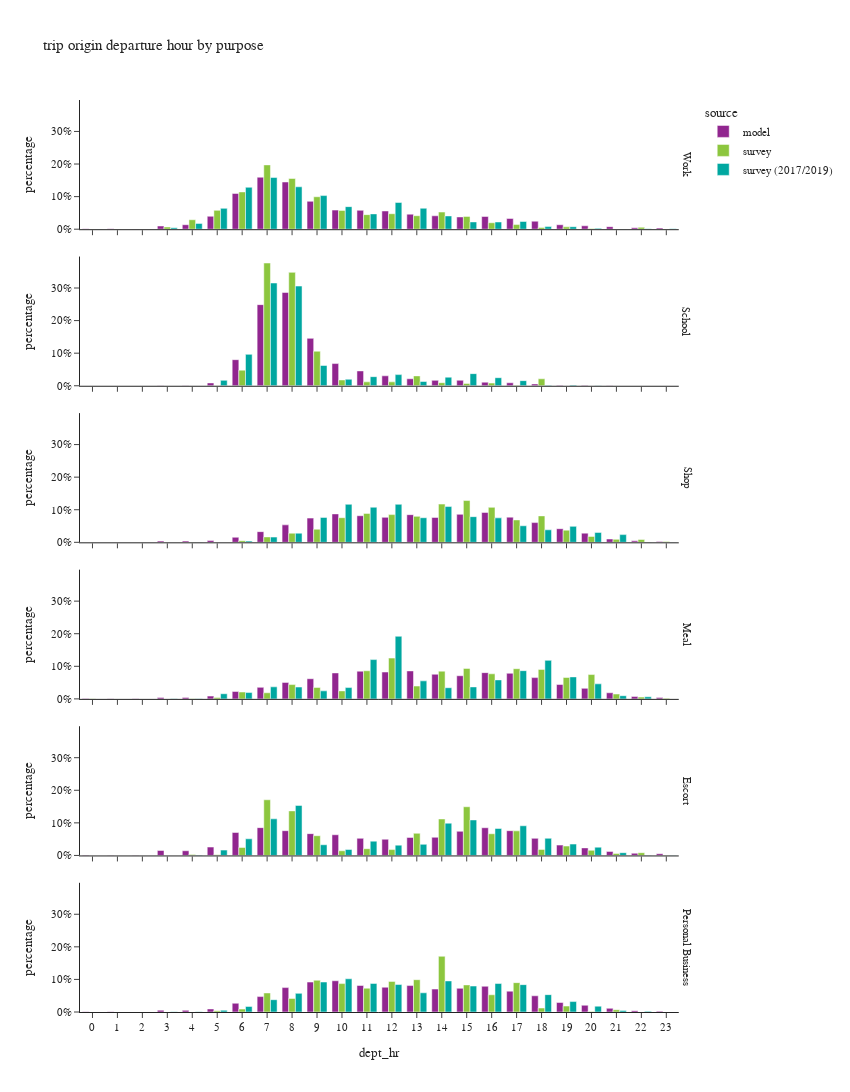

The notebook cell this image was saved under:
### Code cell
df_plot = df_trip.groupby(['dept_hr','dpurp_label','source'])['trexpfac'].agg(sample_count='size', trexpfac='sum').reset_index()
df_plot['percentage'] = df_plot.groupby(['dpurp_label','source'], group_keys=False)['trexpfac']. \
    apply(lambda x: x / float(x.sum()))

fig = px.bar(df_plot.sort_values(['source','dpurp_label']),
             x="dept_hr", y="percentage", color="source",barmode="group",
             facet_row='dpurp_label',
             hover_data=['trexpfac','sample_count'],
             title="trip origin departure hour by purpose")
fig.update_layout(height=1500, width=850)
fig.for_each_annotation(lambda a: a.update(text = a.text.split("=")[-1]))
fig.for_each_xaxis(lambda a: a.update(dict(dtick = 1, categoryorder='category ascending')))
fig.for_each_yaxis(lambda a: a.update(dict(tickformat=".0%")))
fig.show()

### Figure 1 — Plotly figure (JSON) as saved in the notebook; plotly's stock layout.template omitted (floating-point values rounded to 4 significant figures)
{"data": [{"alignmentgroup": "True", "customdata": [[3325, 3325], [2287, 2287], [785, 785], [20058, 20058], [28017, 28017], [80655, 80655], [223275, 223275], [324685, 324685], [294856, 294856], [174182, 174182], [119415, 119415], [118101, 118101], [113905, 113905], [94044, 94044], [83771, 83771], [76585, 76585], [79496, 79496], [66988, 66988], [49966, 49966], [27873, 27873], [21315, 21315], [15806, 15806], [9007, 9007], [7140, 7140]], "hovertemplate": "source=model<br>dpurp_label=Work<br>dept_hr=%{x}<br>percentage=%{y}<br>trexpfac=%{customdata[0]}<br>sample_count=%{customdata[1]}<extra></extra>", "legendgroup": "model", "marker": {"color": "#91268F", "pattern": {"shape": ""}}, "name": "model", "offsetgroup": "model", "orientation": "v", "showlegend": true, "textposition": "auto", "type": "bar", "x": [0, 1, 2, 3, 4, 5, 6, 7, 8, 9, 10, 11, 12, 13, 14, 15, 16, 17, 18, 19, 20, 21, 22, 23], "xaxis": "x6", "y": [0.001633, 0.001124, 0.0003856, 0.009854, 0.01376, 0.03962, 0.1097, 0.1595, 0.1449, 0.08557, 0.05867, 0.05802, 0.05596, 0.0462, 0.04115, 0.03762, 0.03905, 0.03291, 0.02455, 0.01369, 0.01047, 0.007765, 0.004425, 0.003508], "yaxis": "y6"}, {"alignmentgroup": "True", "customdata": [[7, 7], [2, 2], [2, 2], [508, 508], [597, 597], [5009, 5009], [46122, 46122], [143396, 143396], [164867, 164867], [83776, 83776], [39227, 39227], [26224, 26224], [17567, 17567], [12342, 12342], [9532, 9532], [9702, 9702], [6320, 6320], [5275, 5275], [3204, 3204], [1041, 1041], [719, 719], [369, 369], [71, 71], [29, 29]], "hovertemplate": "source=model<br>dpurp_label=School<br>dept_hr=%{x}<br>percentage=%{y}<br>trexpfac=%{customdata[0]}<br>sample_count=%{customdata[1]}<extra></extra>", "legendgroup": "model", "marker": {"color": "#91268F", "pattern": {"shape": ""}}, "name": "model", "offsetgroup": "model", "orientation": "v", "showlegend": false, "textposition": "auto", "type": "bar", "x": [0, 1, 2, 3, 4, 5, 6, 7, 8, 9, 10, 11, 12, 13, 14, 15, 16, 17, 18, 19, 20, 21, 22, 23], "xaxis": "x5", "y": [1.215e-05, 3.473e-06, 3.473e-06, 0.0008821, 0.001037, 0.008698, 0.08009, 0.249, 0.2863, 0.1455, 0.06811, 0.04554, 0.0305, 0.02143, 0.01655, 0.01685, 0.01097, 0.009159, 0.005563, 0.001808, 0.001248, 0.0006407, 0.0001233, 5.036e-05], "yaxis": "y5"}, {"alignmentgroup": "True", "customdata": [[1076, 1076], [780, 780], [316, 316], [7841, 7841], [7829, 7829], [11965, 11965], [32050, 32050], [67841, 67841], [110766, 110766], [153534, 153534], [180336, 180336], [168744, 168744], [158353, 158353], [175497, 175497], [157961, 157961], [177525, 177525], [189560, 189560], [159745, 159745], [125196, 125196], [86459, 86459], [58300, 58300], [20856, 20856], [9273, 9273], [5749, 5749]], "hovertemplate": "source=model<br>dpurp_label=Shop<br>dept_hr=%{x}<br>percentage=%{y}<br>trexpfac=%{customdata[0]}<br>sample_count=%{customdata[1]}<extra></extra>", "legendgroup": "model", "marker": {"color": "#91268F", "pattern": {"shape": ""}}, "name": "model", "offsetgroup": "model", "orientation": "v", "showlegend": false, "textposition": "auto", "type": "bar", "x": [0, 1, 2, 3, 4, 5, 6, 7, 8, 9, 10, 11, 12, 13, 14, 15, 16, 17, 18, 19, 20, 21, 22, 23], "xaxis": "x4", "y": [0.0005204, 0.0003773, 0.0001528, 0.003792, 0.003787, 0.005787, 0.0155, 0.03281, 0.05357, 0.07426, 0.08722, 0.08162, 0.07659, 0.08488, 0.0764, 0.08586, 0.09168, 0.07726, 0.06055, 0.04182, 0.0282, 0.01009, 0.004485, 0.002781], "yaxis": "y4"}, {"alignmentgroup": "True", "customdata": [[885, 885], [661, 661], [232, 232], [4175, 4175], [4660, 4660], [8763, 8763], [23297, 23297], [36137, 36137], [51721, 51721], [63199, 63199], [81360, 81360], [86786, 86786], [84150, 84150], [87678, 87678], [77261, 77261], [72547, 72547], [82298, 82298], [80227, 80227], [66686, 66686], [45001, 45001], [33006, 33006], [19167, 19167], [7767, 7767], [4006, 4006]], "hovertemplate": "source=model<br>dpurp_label=Meal<br>dept_hr=%{x}<br>percentage=%{y}<br>trexpfac=%{customdata[0]}<br>sample_count=%{customdata[1]}<extra></extra>", "legendgroup": "model", "marker": {"color": "#91268F", "pattern": {"shape": ""}}, "name": "model", "offsetgroup": "model", "orientation": "v", "showlegend": false, "textposition": "auto", "type": "bar", "x": [0, 1, 2, 3, 4, 5, 6, 7, 8, 9, 10, 11, 12, 13, 14, 15, 16, 17, 18, 19, 20, 21, 22, 23], "xaxis": "x3", "y": [0.0008662, 0.000647, 0.0002271, 0.004086, 0.004561, 0.008577, 0.0228, 0.03537, 0.05062, 0.06186, 0.07963, 0.08495, 0.08237, 0.08582, 0.07562, 0.07101, 0.08055, 0.07853, 0.06527, 0.04405, 0.03231, 0.01876, 0.007602, 0.003921], "yaxis": "y3"}, {"alignmentgroup": "True", "customdata": [[2149, 2149], [1472, 1472], [554, 554], [25025, 25025], [23698, 23698], [42205, 42205], [115700, 115700], [140157, 140157], [124711, 124711], [109907, 109907], [104312, 104312], [86270, 86270], [81687, 81687], [90699, 90699], [91479, 91479], [121602, 121602], [139660, 139660], [124847, 124847], [86075, 86075], [52199, 52199], [38098, 38098], [20358, 20358], [11084, 11084], [8700, 8700]], "hovertemplate": "source=model<br>dpurp_label=Escort<br>dept_hr=%{x}<br>percentage=%{y}<br>trexpfac=%{customdata[0]}<br>sample_count=%{customdata[1]}<extra></extra>", "legendgroup": "model", "marker": {"color": "#91268F", "pattern": {"shape": ""}}, "name": "model", "offsetgroup": "model", "orientation": "v", "showlegend": false, "textposition": "auto", "type": "bar", "x": [0, 1, 2, 3, 4, 5, 6, 7, 8, 9, 10, 11, 12, 13, 14, 15, 16, 17, 18, 19, 20, 21, 22, 23], "xaxis": "x2", "y": [0.001308, 0.0008961, 0.0003373, 0.01523, 0.01443, 0.02569, 0.07044, 0.08532, 0.07592, 0.06691, 0.0635, 0.05252, 0.04973, 0.05522, 0.05569, 0.07403, 0.08502, 0.076, 0.0524, 0.03178, 0.02319, 0.01239, 0.006748, 0.005296], "yaxis": "y2"}, {"alignmentgroup": "True", "customdata": [[500, 500], [343, 343], [132, 132], [4894, 4894], [4438, 4438], [8218, 8218], [23454, 23454], [41359, 41359], [65423, 65423], [80261, 80261], [83772, 83772], [71109, 71109], [66429, 66429], [70878, 70878], [61487, 61487], [63497, 63497], [68971, 68971], [55879, 55879], [43408, 43408], [25391, 25391], [18063, 18063], [9851, 9851], [3668, 3668], [2297, 2297]], "hovertemplate": "source=model<br>dpurp_label=Personal Business<br>dept_hr=%{x}<br>percentage=%{y}<br>trexpfac=%{customdata[0]}<br>sample_count=%{customdata[1]}<extra></extra>", "legendgroup": "model", "marker": {"color": "#91268F", "pattern": {"shape": ""}}, "name": "model", "offsetgroup": "model", "orientation": "v", "showlegend": false, "textposition": "auto", "type": "bar", "x": [0, 1, 2, 3, 4, 5, 6, 7, 8, 9, 10, 11, 12, 13, 14, 15, 16, 17, 18, 19, 20, 21, 22, 23], "xaxis": "x", "y": [0.0005723, 0.0003926, 0.0001511, 0.005601, 0.005079, 0.009406, 0.02684, 0.04734, 0.07488, 0.09186, 0.09588, 0.08139, 0.07603, 0.08112, 0.07037, 0.07267, 0.07894, 0.06396, 0.04968, 0.02906, 0.02067, 0.01127, 0.004198, 0.002629], "yaxis": "y"}, {"alignmentgroup": "True", "customdata": [[804.7, 3], [562.4, 2], [0, 0], [12540.0, 22], [53410.0, 63], [106400.0, 137], [210500.0, 375], [363300.0, 635], [286400.0, 621], [183300.0, 405], [106200.0, 268], [82220.0, 235], [87390.0, 322], [76200.0, 238], [96810.0, 196], [72350.0, 146], [36460.0, 110], [26130.0, 112], [9622.0, 59], [13280.0, 45], [3794.0, 34], [646.1, 22], [10800.0, 16], [1337.0, 10]], "hovertemplate": "source=survey<br>dpurp_label=Work<br>dept_hr=%{x}<br>percentage=%{y}<br>trexpfac=%{customdata[0]}<br>sample_count=%{customdata[1]}<extra></extra>", "legendgroup": "survey", "marker": {"color": "#8CC63E", "pattern": {"shape": ""}}, "name": "survey", "offsetgroup": "survey", "orientation": "v", "showlegend": true, "textposition": "auto", "type": "bar", "x": [0, 1, 2, 3, 4, 5, 6, 7, 8, 9, 10, 11, 12, 13, 14, 15, 16, 17, 18, 19, 20, 21, 22, 23], "xaxis": "x6", "y": [0.0004372, 0.0003056, 0, 0.006814, 0.02902, 0.05781, 0.1144, 0.1974, 0.1556, 0.09959, 0.05769, 0.04467, 0.04748, 0.0414, 0.0526, 0.03931, 0.01981, 0.0142, 0.005228, 0.007216, 0.002062, 0.0003511, 0.005866, 0.0007266], "yaxis": "y6"}, {"alignmentgroup": "True", "customdata": [[0, 0], [0, 0], [0, 0], [0, 0], [86.69, 1], [454.4, 4], [25740.0, 26], [202100.0, 237], [186700.0, 266], [56860.0, 63], [9550.0, 22], [6418.0, 16], [6418.0, 13], [16270.0, 19], [5076.0, 13], [3816.0, 15], [4405.0, 9], [1012.0, 8], [11450.0, 3], [117.8, 1], [0, 0], [0, 0], [0, 0], [0, 0]], "hovertemplate": "source=survey<br>dpurp_label=School<br>dept_hr=%{x}<br>percentage=%{y}<br>trexpfac=%{customdata[0]}<br>sample_count=%{customdata[1]}<extra></extra>", "legendgroup": "survey", "marker": {"color": "#8CC63E", "pattern": {"shape": ""}}, "name": "survey", "offsetgroup": "survey", "orientation": "v", "showlegend": false, "textposition": "auto", "type": "bar", "x": [0, 1, 2, 3, 4, 5, 6, 7, 8, 9, 10, 11, 12, 13, 14, 15, 16, 17, 18, 19, 20, 21, 22, 23], "xaxis": "x5", "y": [0, 0, 0, 0, 0.0001616, 0.000847, 0.04798, 0.3767, 0.348, 0.106, 0.0178, 0.01196, 0.01196, 0.03033, 0.009462, 0.007114, 0.008211, 0.001887, 0.02134, 0.0002195, 0, 0, 0, 0], "yaxis": "y5"}, {"alignmentgroup": "True", "customdata": [[358.8, 3], [143.5, 1], [570.9, 1], [0, 0], [2395.0, 2], [1099.0, 8], [9682.0, 16], [30870.0, 55], [52250.0, 96], [74740.0, 194], [140900.0, 291], [165500.0, 335], [158600.0, 324], [148500.0, 304], [218700.0, 345], [239000.0, 296], [200000.0, 332], [128100.0, 305], [151300.0, 246], [69610.0, 214], [33730.0, 85], [16880.0, 29], [16290.0, 19], [4775.0, 7]], "hovertemplate": "source=survey<br>dpurp_label=Shop<br>dept_hr=%{x}<br>percentage=%{y}<br>trexpfac=%{customdata[0]}<br>sample_count=%{customdata[1]}<extra></extra>", "legendgroup": "survey", "marker": {"color": "#8CC63E", "pattern": {"shape": ""}}, "name": "survey", "offsetgroup": "survey", "orientation": "v", "showlegend": false, "textposition": "auto", "type": "bar", "x": [0, 1, 2, 3, 4, 5, 6, 7, 8, 9, 10, 11, 12, 13, 14, 15, 16, 17, 18, 19, 20, 21, 22, 23], "xaxis": "x4", "y": [0.0001925, 7.699e-05, 0.0003063, 0, 0.001285, 0.0005896, 0.005194, 0.01656, 0.02803, 0.0401, 0.07559, 0.0888, 0.08506, 0.07967, 0.1173, 0.1282, 0.1073, 0.06874, 0.08115, 0.03734, 0.01809, 0.009056, 0.008738, 0.002562], "yaxis": "y4"}, {"alignmentgroup": "True", "customdata": [[632.6, 1], [0, 0], [0, 0], [0, 0], [23.31, 1], [4015.0, 5], [19390.0, 28], [17190.0, 49], [40280.0, 70], [32320.0, 90], [22490.0, 86], [79180.0, 200], [115000.0, 241], [36170.0, 153], [78100.0, 120], [85850.0, 121], [70610.0, 161], [84960.0, 207], [83070.0, 202], [60310.0, 119], [68580.0, 83], [13630.0, 29], [4953.0, 15], [1495.0, 4]], "hovertemplate": "source=survey<br>dpurp_label=Meal<br>dept_hr=%{x}<br>percentage=%{y}<br>trexpfac=%{customdata[0]}<br>sample_count=%{customdata[1]}<extra></extra>", "legendgroup": "survey", "marker": {"color": "#8CC63E", "pattern": {"shape": ""}}, "name": "survey", "offsetgroup": "survey", "orientation": "v", "showlegend": false, "textposition": "auto", "type": "bar", "x": [0, 1, 2, 3, 4, 5, 6, 7, 8, 9, 10, 11, 12, 13, 14, 15, 16, 17, 18, 19, 20, 21, 22, 23], "xaxis": "x3", "y": [0.0006889, 0, 0, 0, 2.539e-05, 0.004372, 0.02111, 0.01872, 0.04387, 0.0352, 0.0245, 0.08623, 0.1252, 0.03939, 0.08505, 0.09349, 0.0769, 0.09252, 0.09047, 0.06568, 0.07468, 0.01484, 0.005394, 0.001628], "yaxis": "y3"}, {"alignmentgroup": "True", "customdata": [[9.165, 1], [0, 0], [0, 0], [0, 0], [4054.0, 1], [3125.0, 10], [33590.0, 37], [234700.0, 227], [187900.0, 234], [83190.0, 95], [19660.0, 78], [28470.0, 63], [24740.0, 76], [93380.0, 87], [153800.0, 175], [205300.0, 228], [91440.0, 153], [103600.0, 140], [25420.0, 68], [39580.0, 58], [21550.0, 29], [8339.0, 23], [11520.0, 13], [607.6, 3]], "hovertemplate": "source=survey<br>dpurp_label=Escort<br>dept_hr=%{x}<br>percentage=%{y}<br>trexpfac=%{customdata[0]}<br>sample_count=%{customdata[1]}<extra></extra>", "legendgroup": "survey", "marker": {"color": "#8CC63E", "pattern": {"shape": ""}}, "name": "survey", "offsetgroup": "survey", "orientation": "v", "showlegend": false, "textposition": "auto", "type": "bar", "x": [0, 1, 2, 3, 4, 5, 6, 7, 8, 9, 10, 11, 12, 13, 14, 15, 16, 17, 18, 19, 20, 21, 22, 23], "xaxis": "x2", "y": [6.671e-06, 0, 0, 0, 0.002951, 0.002275, 0.02445, 0.1708, 0.1367, 0.06055, 0.01431, 0.02072, 0.018, 0.06797, 0.1119, 0.1494, 0.06655, 0.0754, 0.0185, 0.02881, 0.01568, 0.00607, 0.008382, 0.0004422], "yaxis": "y2"}, {"alignmentgroup": "True", "customdata": [[0, 0], [0, 0], [0, 0], [0, 0], [0, 0], [2942.0, 5], [6788.0, 24], [44640.0, 76], [31770.0, 110], [74420.0, 155], [66590.0, 183], [55820.0, 148], [71760.0, 147], [75770.0, 170], [130600.0, 161], [63500.0, 136], [40410.0, 122], [68850.0, 83], [9367.0, 51], [13900.0, 22], [1355.0, 8], [5414.0, 5], [197.4, 1], [0, 0]], "hovertemplate": "source=survey<br>dpurp_label=Personal Business<br>dept_hr=%{x}<br>percentage=%{y}<br>trexpfac=%{customdata[0]}<br>sample_count=%{customdata[1]}<extra></extra>", "legendgroup": "survey", "marker": {"color": "#8CC63E", "pattern": {"shape": ""}}, "name": "survey", "offsetgroup": "survey", "orientation": "v", "showlegend": false, "textposition": "auto", "type": "bar", "x": [0, 1, 2, 3, 4, 5, 6, 7, 8, 9, 10, 11, 12, 13, 14, 15, 16, 17, 18, 19, 20, 21, 22, 23], "xaxis": "x", "y": [0, 0, 0, 0, 0, 0.00385, 0.008883, 0.05843, 0.04157, 0.0974, 0.08715, 0.07306, 0.09391, 0.09916, 0.171, 0.0831, 0.05289, 0.0901, 0.01226, 0.01819, 0.001773, 0.007085, 0.0002584, 0], "yaxis": "y"}, {"alignmentgroup": "True", "customdata": [[1158.0, 2], [0, 0], [66.07, 1], [10510.0, 34], [42860.0, 134], [154600.0, 446], [310900.0, 1322], [383400.0, 2371], [314600.0, 2127], [249400.0, 1327], [167500.0, 740], [113700.0, 590], [198300.0, 934], [155400.0, 841], [98430.0, 500], [54040.0, 342], [53530.0, 283], [57190.0, 206], [19350.0, 116], [18660.0, 56], [6228.0, 34], [2096.0, 11], [3410.0, 8], [2472.0, 5]], "hovertemplate": "source=survey (2017/2019)<br>dpurp_label=Work<br>dept_hr=%{x}<br>percentage=%{y}<br>trexpfac=%{customdata[0]}<br>sample_count=%{customdata[1]}<extra></extra>", "legendgroup": "survey (2017/2019)", "marker": {"color": "#00A7A0", "pattern": {"shape": ""}}, "name": "survey (2017/2019)", "offsetgroup": "survey (2017/2019)", "orientation": "v", "showlegend": true, "textposition": "auto", "type": "bar", "x": [0, 1, 2, 3, 4, 5, 6, 7, 8, 9, 10, 11, 12, 13, 14, 15, 16, 17, 18, 19, 20, 21, 22, 23], "xaxis": "x6", "y": [0.0004788, 0, 2.733e-05, 0.004346, 0.01772, 0.06395, 0.1286, 0.1586, 0.1301, 0.1032, 0.06927, 0.04702, 0.08204, 0.06427, 0.04071, 0.02235, 0.02214, 0.02365, 0.008004, 0.007718, 0.002576, 0.000867, 0.00141, 0.001022], "yaxis": "y6"}, {"alignmentgroup": "True", "customdata": [[0, 0], [0, 0], [0, 0], [0, 0], [0, 0], [10000.0, 13], [57850.0, 105], [189300.0, 515], [183700.0, 619], [37340.0, 163], [11950.0, 75], [16750.0, 58], [20550.0, 109], [7864.0, 76], [15770.0, 82], [22350.0, 67], [14850.0, 61], [9461.0, 59], [846.6, 16], [1323.0, 8], [312.3, 1], [89.61, 3], [0, 0], [0, 0]], "hovertemplate": "source=survey (2017/2019)<br>dpurp_label=School<br>dept_hr=%{x}<br>percentage=%{y}<br>trexpfac=%{customdata[0]}<br>sample_count=%{customdata[1]}<extra></extra>", "legendgroup": "survey (2017/2019)", "marker": {"color": "#00A7A0", "pattern": {"shape": ""}}, "name": "survey (2017/2019)", "offsetgroup": "survey (2017/2019)", "orientation": "v", "showlegend": false, "textposition": "auto", "type": "bar", "x": [0, 1, 2, 3, 4, 5, 6, 7, 8, 9, 10, 11, 12, 13, 14, 15, 16, 17, 18, 19, 20, 21, 22, 23], "xaxis": "x5", "y": [0, 0, 0, 0, 0, 0.01666, 0.09637, 0.3154, 0.306, 0.06221, 0.01991, 0.0279, 0.03423, 0.0131, 0.02627, 0.03723, 0.02474, 0.01576, 0.00141, 0.002204, 0.0005202, 0.0001493, 0, 0], "yaxis": "y5"}, {"alignmentgroup": "True", "customdata": [[88.0, 3], [0, 0], [0.5453, 1], [23.56, 2], [2803.0, 5], [1122.0, 8], [7810.0, 29], [33970.0, 82], [59280.0, 149], [161900.0, 311], [247000.0, 468], [228000.0, 563], [247000.0, 548], [159700.0, 506], [232400.0, 572], [166700.0, 560], [158900.0, 651], [107500.0, 679], [81220.0, 538], [103700.0, 429], [64390.0, 252], [50070.0, 125], [1685.0, 35], [2125.0, 8]], "hovertemplate": "source=survey (2017/2019)<br>dpurp_label=Shop<br>dept_hr=%{x}<br>percentage=%{y}<br>trexpfac=%{customdata[0]}<br>sample_count=%{customdata[1]}<extra></extra>", "legendgroup": "survey (2017/2019)", "marker": {"color": "#00A7A0", "pattern": {"shape": ""}}, "name": "survey (2017/2019)", "offsetgroup": "survey (2017/2019)", "orientation": "v", "showlegend": false, "textposition": "auto", "type": "bar", "x": [0, 1, 2, 3, 4, 5, 6, 7, 8, 9, 10, 11, 12, 13, 14, 15, 16, 17, 18, 19, 20, 21, 22, 23], "xaxis": "x4", "y": [4.156e-05, 0, 2.575e-07, 1.113e-05, 0.001324, 0.0005297, 0.003688, 0.01604, 0.028, 0.07644, 0.1166, 0.1077, 0.1166, 0.07544, 0.1097, 0.07875, 0.07506, 0.05079, 0.03836, 0.04896, 0.03041, 0.02365, 0.0007959, 0.001003], "yaxis": "y4"}, {"alignmentgroup": "True", "customdata": [[0, 0], [0, 0], [0, 0], [42.3, 1], [218.5, 7], [14040.0, 19], [17300.0, 71], [32910.0, 113], [32340.0, 148], [21920.0, 132], [30920.0, 176], [107400.0, 532], [171000.0, 671], [49220.0, 301], [30460.0, 208], [32690.0, 206], [51870.0, 303], [77110.0, 502], [105300.0, 528], [60060.0, 335], [41080.0, 178], [8666.0, 63], [5859.0, 26], [5.964, 2]], "hovertemplate": "source=survey (2017/2019)<br>dpurp_label=Meal<br>dept_hr=%{x}<br>percentage=%{y}<br>trexpfac=%{customdata[0]}<br>sample_count=%{customdata[1]}<extra></extra>", "legendgroup": "survey (2017/2019)", "marker": {"color": "#00A7A0", "pattern": {"shape": ""}}, "name": "survey (2017/2019)", "offsetgroup": "survey (2017/2019)", "orientation": "v", "showlegend": false, "textposition": "auto", "type": "bar", "x": [0, 1, 2, 3, 4, 5, 6, 7, 8, 9, 10, 11, 12, 13, 14, 15, 16, 17, 18, 19, 20, 21, 22, 23], "xaxis": "x3", "y": [0, 0, 0, 4.751e-05, 0.0002454, 0.01577, 0.01943, 0.03697, 0.03632, 0.02463, 0.03473, 0.1206, 0.192, 0.05528, 0.03421, 0.03672, 0.05825, 0.08661, 0.1182, 0.06745, 0.04614, 0.009733, 0.006581, 6.698e-06], "yaxis": "y3"}, {"alignmentgroup": "True", "customdata": [[0, 0], [0, 0], [0, 0], [43.39, 1], [1791.0, 12], [18470.0, 31], [57550.0, 132], [126600.0, 480], [172900.0, 535], [36940.0, 172], [20660.0, 83], [49370.0, 137], [35660.0, 134], [38420.0, 151], [111600.0, 247], [122800.0, 398], [93250.0, 447], [102600.0, 351], [59270.0, 192], [39270.0, 126], [28530.0, 106], [9561.0, 53], [969.1, 33], [843.1, 13]], "hovertemplate": "source=survey (2017/2019)<br>dpurp_label=Escort<br>dept_hr=%{x}<br>percentage=%{y}<br>trexpfac=%{customdata[0]}<br>sample_count=%{customdata[1]}<extra></extra>", "legendgroup": "survey (2017/2019)", "marker": {"color": "#00A7A0", "pattern": {"shape": ""}}, "name": "survey (2017/2019)", "offsetgroup": "survey (2017/2019)", "orientation": "v", "showlegend": false, "textposition": "auto", "type": "bar", "x": [0, 1, 2, 3, 4, 5, 6, 7, 8, 9, 10, 11, 12, 13, 14, 15, 16, 17, 18, 19, 20, 21, 22, 23], "xaxis": "x2", "y": [0, 0, 0, 3.849e-05, 0.001589, 0.01638, 0.05105, 0.1124, 0.1534, 0.03278, 0.01833, 0.0438, 0.03163, 0.03409, 0.09897, 0.109, 0.08273, 0.09107, 0.05258, 0.03483, 0.02531, 0.008482, 0.0008597, 0.0007479], "yaxis": "y2"}, {"alignmentgroup": "True", "customdata": [[0, 0], [0, 0], [0, 0], [1138.0, 7], [813.0, 9], [8939.0, 30], [27860.0, 114], [61740.0, 258], [93490.0, 413], [150500.0, 496], [166700.0, 518], [143300.0, 468], [137800.0, 530], [96330.0, 503], [155900.0, 515], [130300.0, 511], [142800.0, 588], [137300.0, 492], [87070.0, 381], [52330.0, 225], [29190.0, 119], [8119.0, 46], [3491.0, 23], [113.9, 5]], "hovertemplate": "source=survey (2017/2019)<br>dpurp_label=Personal Business<br>dept_hr=%{x}<br>percentage=%{y}<br>trexpfac=%{customdata[0]}<br>sample_count=%{customdata[1]}<extra></extra>", "legendgroup": "survey (2017/2019)", "marker": {"color": "#00A7A0", "pattern": {"shape": ""}}, "name": "survey (2017/2019)", "offsetgroup": "survey (2017/2019)", "orientation": "v", "showlegend": false, "textposition": "auto", "type": "bar", "x": [0, 1, 2, 3, 4, 5, 6, 7, 8, 9, 10, 11, 12, 13, 14, 15, 16, 17, 18, 19, 20, 21, 22, 23], "xaxis": "x", "y": [0, 0, 0, 0.0006957, 0.0004971, 0.005466, 0.01704, 0.03775, 0.05717, 0.09205, 0.1019, 0.08765, 0.08427, 0.0589, 0.09535, 0.07968, 0.08734, 0.08396, 0.05324, 0.032, 0.01785, 0.004965, 0.002134, 6.966e-05], "yaxis": "y"}], "layout": {"annotations": [{"font": {}, "showarrow": false, "text": "Personal Business", "textangle": 90, "x": 0.98, "xanchor": "left", "xref": "paper", "y": 0.07083, "yanchor": "middle", "yref": "paper"}, {"font": {}, "showarrow": false, "text": "Escort", "textangle": 90, "x": 0.98, "xanchor": "left", "xref": "paper", "y": 0.2425, "yanchor": "middle", "yref": "paper"}, {"font": {}, "showarrow": false, "text": "Meal", "textangle": 90, "x": 0.98, "xanchor": "left", "xref": "paper", "y": 0.4142, "yanchor": "middle", "yref": "paper"}, {"font": {}, "showarrow": false, "text": "Shop", "textangle": 90, "x": 0.98, "xanchor": "left", "xref": "paper", "y": 0.5858, "yanchor": "middle", "yref": "paper"}, {"font": {}, "showarrow": false, "text": "School", "textangle": 90, "x": 0.98, "xanchor": "left", "xref": "paper", "y": 0.7575, "yanchor": "middle", "yref": "paper"}, {"font": {}, "showarrow": false, "text": "Work", "textangle": 90, "x": 0.98, "xanchor": "left", "xref": "paper", "y": 0.9292, "yanchor": "middle", "yref": "paper"}], "barmode": "group", "height": 1500, "legend": {"title": {"text": "source"}, "tracegroupgap": 0}, "title": {"text": "trip origin departure hour by purpose"}, "width": 850, "xaxis": {"anchor": "y", "categoryorder": "category ascending", "domain": [0, 0.98], "dtick": 1, "title": {"text": "dept_hr"}}, "xaxis2": {"anchor": "y2", "categoryorder": "category ascending", "domain": [0, 0.98], "dtick": 1, "matches": "x", "showticklabels": false}, "xaxis3": {"anchor": "y3", "categoryorder": "category ascending", "domain": [0, 0.98], "dtick": 1, "matches": "x", "showticklabels": false}, "xaxis4": {"anchor": "y4", "categoryorder": "category ascending", "domain": [0, 0.98], "dtick": 1, "matches": "x", "showticklabels": false}, "xaxis5": {"anchor": "y5", "categoryorder": "category ascending", "domain": [0, 0.98], "dtick": 1, "matches": "x", "showticklabels": false}, "xaxis6": {"anchor": "y6", "categoryorder": "category ascending", "domain": [0, 0.98], "dtick": 1, "matches": "x", "showticklabels": false}, "yaxis": {"anchor": "x", "domain": [0, 0.1417], "tickformat": ".0%", "title": {"text": "percentage"}}, "yaxis2": {"anchor": "x2", "domain": [0.1717, 0.3133], "matches": "y", "tickformat": ".0%", "title": {"text": "percentage"}}, "yaxis3": {"anchor": "x3", "domain": [0.3433, 0.485], "matches": "y", "tickformat": ".0%", "title": {"text": "percentage"}}, "yaxis4": {"anchor": "x4", "domain": [0.515, 0.6567], "matches": "y", "tickformat": ".0%", "title": {"text": "percentage"}}, "yaxis5": {"anchor": "x5", "domain": [0.6867, 0.8283], "matches": "y", "tickformat": ".0%", "title": {"text": "percentage"}}, "yaxis6": {"anchor": "x6", "domain": [0.8583, 1], "matches": "y", "tickformat": ".0%", "title": {"text": "percentage"}}}}
